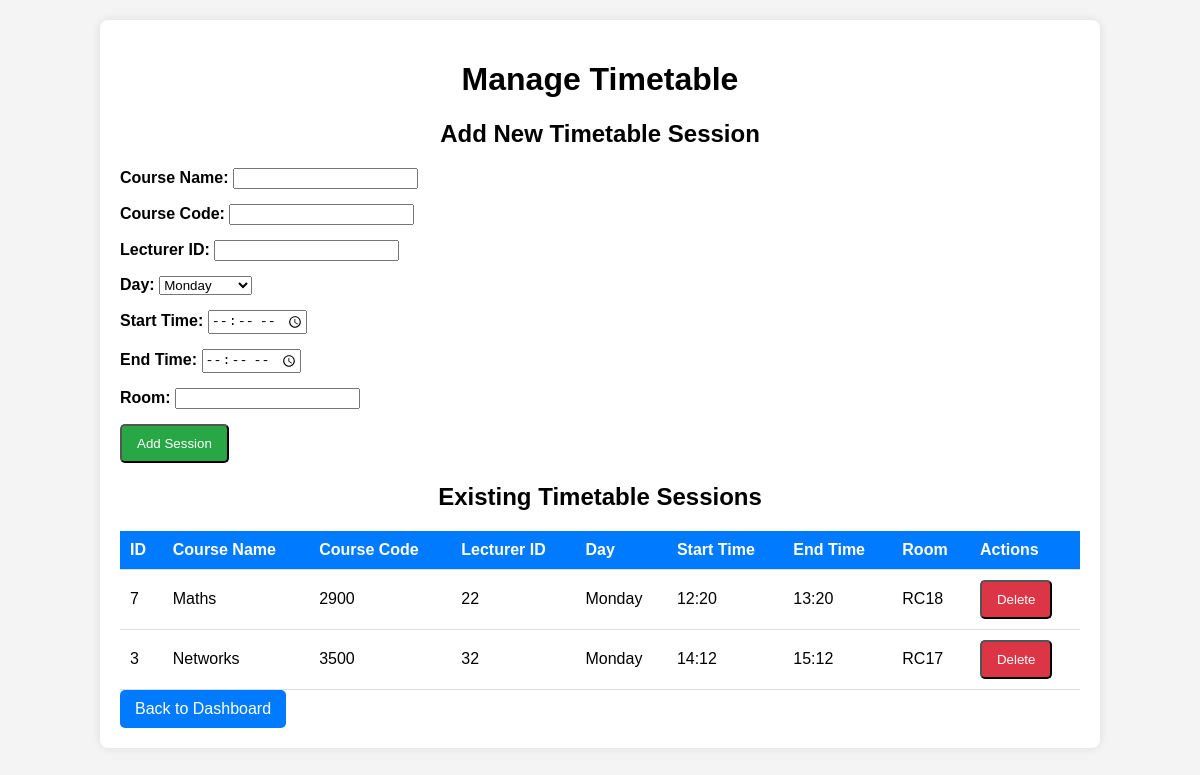
/manage_timetable, run on the app's committed database.
### tables this page shows
CREATE TABLE timetable (
    id INTEGER PRIMARY KEY AUTOINCREMENT,
    course_code TEXT NOT NULL,
    course_name TEXT NOT NULL,
    lecturer_id INTEGER NOT NULL,
    day TEXT NOT NULL,
    start_time TEXT NOT NULL,
    end_time TEXT NOT NULL,
    room TEXT NOT NULL, session_id INTEGER, session_time TEXT, session_date TEXT,
    FOREIGN KEY (lecturer_id) REFERENCES lecturers(id)
);

### app.py (the view, shortened to what this page needs)
@app.route('/manage_timetable', methods=['GET', 'POST'])
def manage_timetable():
    conn = get_db_connection()
    cursor = conn.cursor()
    cursor.execute("SELECT id, course_name, course_code, lecturer_id, day, start_time, end_time, room FROM timetable ORDER BY day, start_time")
    timetable = cursor.fetchall()
    conn.close()
    return render_template('manage_timetable.html', timetable=timetable)

### app.py (called while the page is built)
def get_db_connection():
    try:
        conn = sqlite3.connect(app.config['DATABASE'])
        conn.row_factory = sqlite3.Row
        print("Database connection successful")
        return conn
    except sqlite3.Error as e:
        print(f"Database connection error: {e}")
        return None

### templates/templates/manage_timetable.html (shortened to what this page needs)
<!DOCTYPE html>
<html lang="en">
<head>
    <link rel="stylesheet" href="/static/css/home.css">
</head>
<body>
    <div class="container">
        <h1>Manage Timetable</h1>
        <h2>Add New Timetable Session</h2>
        <form action="{{ url_for('add_timetable_entry') }}" method="POST">
            <div class="form-group">
                <label for="course_name">Course Name:</label>
                <input type="text" id="course_name" name="course_name" required>
            </div>
            <div class="form-group">
                <label for="course_code">Course Code:</label>
                <input type="text" id="course_code" name="course_code" required>
            </div>
            <div class="form-group">
                <label for="lecturer_id">Lecturer ID:</label>
                <input type="text" id="lecturer_id" name="lecturer_id" required>
            </div>
            <div class="form-group">
                <label for="day">Day:</label>
                <select id="day" name="day" required>
                    <option value="Monday">Monday</option>
                </select>
            </div>
            <div class="form-group">
                <label for="start_time">Start Time:</label>
                <input type="time" id="start_time" name="start_time" required>
            </div>
            <div class="form-group">
                <label for="end_time">End Time:</label>
                <input type="time" id="end_time" name="end_time" required>
            </div>
            <div class="form-group">
                <label for="room">Room:</label>
                <input type="text" id="room" name="room" required>
            </div>
            <button type="submit" class="btn">Add Session</button>
        </form>
        <h2>Existing Timetable Sessions</h2>
        <table>
            <thead>
                <tr>
                    <th>ID</th>
                    <th>Course Name</th>
                    <th>Course Code</th>
                    <th>Lecturer ID</th>
                    <th>Day</th>
                    <th>Start Time</th>
                    <th>End Time</th>
                    <th>Room</th>
                    <th>Actions</th>
                </tr>
            </thead>
            <tbody>
                {% for session in timetable %}
                <tr>
                    <td>{{ session[0] }}</td>
                    <td>{{ session[1] }}</td>
                    <td>{{ session[2] }}</td>
                    <td>{{ session[3] }}</td>
                    <td>{{ session[4] }}</td>
                    <td>{{ session[5] }}</td>
                    <td>{{ session[6] }}</td>
                    <td>{{ session[7] }}</td>
                    <td>
                        <form action="{{ url_for('delete_timetable_entry', session_id=session[0]) }}" method="POST" style="display:inline;">
                            <button type="submit" class="btn btn-danger">Delete</button>
                        </form>
                    </td>
                </tr>
                {% endfor %}
            </tbody>
        </table>
        <a href="{{ url_for('admin_dashboard') }}" class="btn btn-primary mt-3">Back to Dashboard</a>
    </div>
</body>
</html>

### static/css/home.css (style rules this page uses)
body { font-family: Arial, sans-serif; background: white; margin: 0; padding: 0; height: 100vh; }
.container { width: 90%; margin: 0 auto; }

### templates/templates/manage_timetable.html (style rules this page uses)
body { font-family: Arial, sans-serif; background-color: #f4f4f4; margin: 0; padding: 0; }
.container { width: 80%; margin: auto; background: white; padding: 20px; box-shadow: 0 0 10px rgba(0, 0, 0, 0.1); border-radius: 8px; margin-top: 20px; }
h1, h2 { text-align: center; }
table { width: 100%; border-collapse: collapse; margin-top: 20px; }
th, td { padding: 10px; text-align: left; border-bottom: 1px solid #ddd; }
th { background-color: #007bff; color: white; }
.btn { display: inline-block; padding: 10px 15px; color: white; background-color: #28a745; text-decoration: none; border-radius: 5px; text-align: center; }
.btn-danger { background-color: #dc3545; }
.btn-primary { background-color: #007bff; }
.form-group { margin-bottom: 15px; }
label { font-weight: bold; }

### data on the page
timetable: id "7", course_name "Maths", course_code "2900", lecturer "22", day "Monday", start_time "12:20", end_time "13:20", room "RC18"
timetable: id "3", course_name "Networks", course_code "3500", lecturer "32", day "Monday", start_time "14:12", end_time "15:12", room "RC17"
